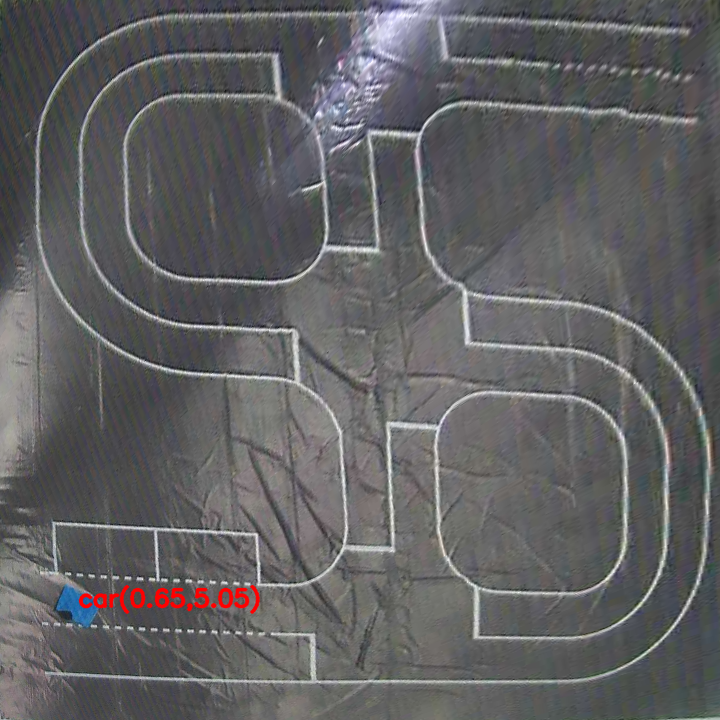
#> input picture nbs/TrackImageToday.png, 720 x 720 px
$ jupyter execute --allow-errors PhysicalLocSysSuperImpose.ipynb
#> lines starting #> are read from the running program, lines starting #| are printed output that depends on the picture
[cell 1]
import cv2
import matplotlib.pyplot as plt
import networkx as nx
from copy import deepcopy
import math
import numpy as np
from tqdm import tqdm

#> (a cell that did not finish here is left out)

[cell 3]
img=cv2.imread("TrackImageToday.png")
#> img is the input picture: shape (720, 720, 3); mean B, G, R 97.5, 96.1, 96.7
img=cv2.flip(img,0)
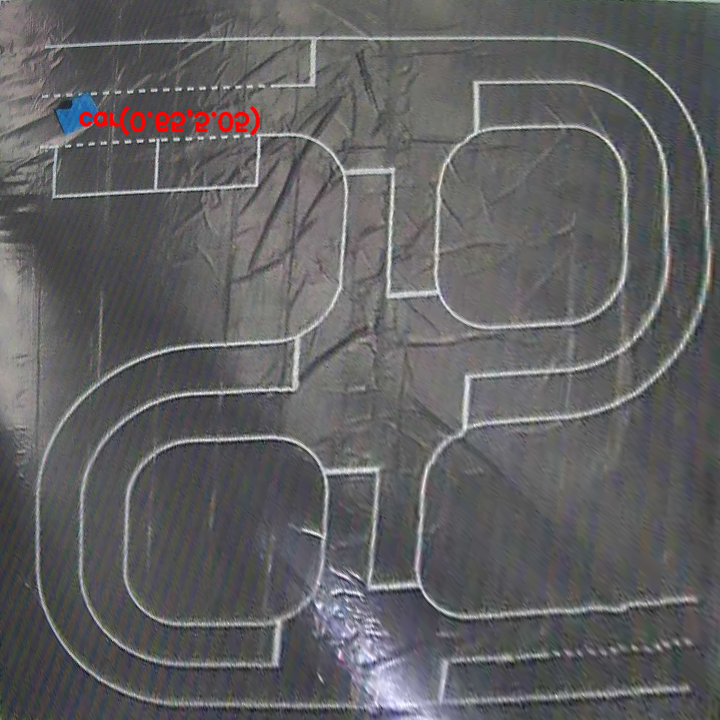
#> img: shape (720, 720, 3); mean B, G, R 97.5, 96.1, 96.7
fig,ax=plt.subplots(figsize=(20,20))

ax.imshow(img,extent=[0,600,0,600])
#> (the rest of this cell did not finish here and is left out)
